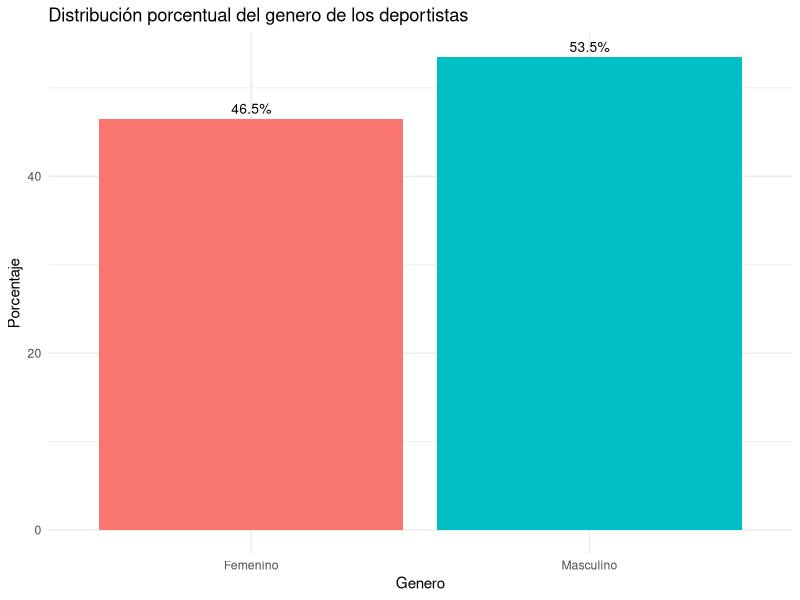
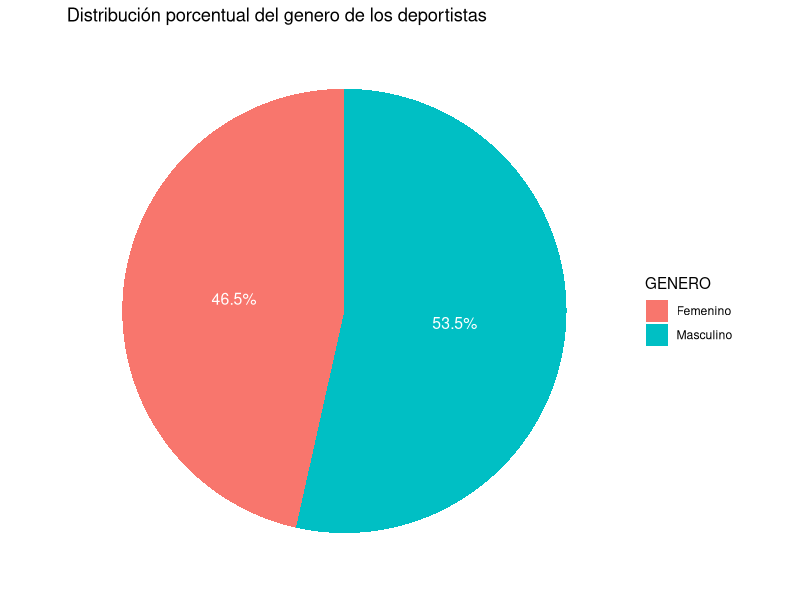
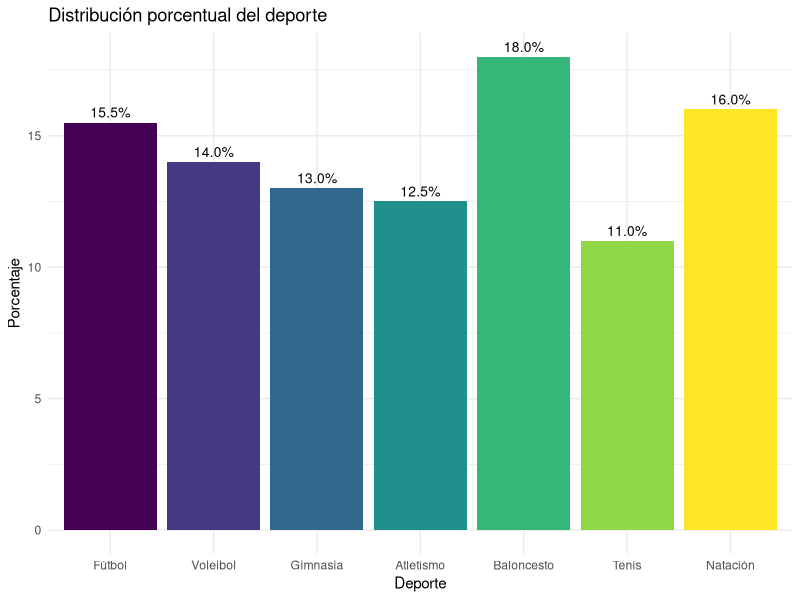
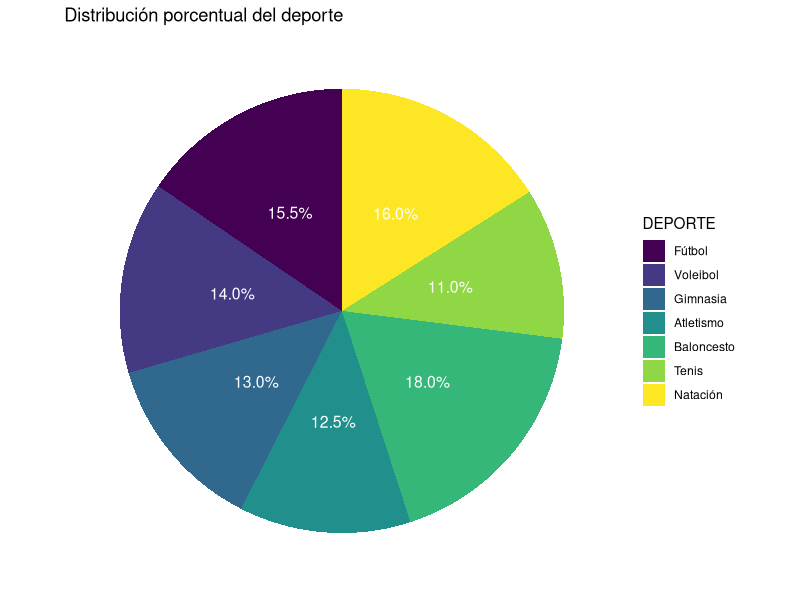
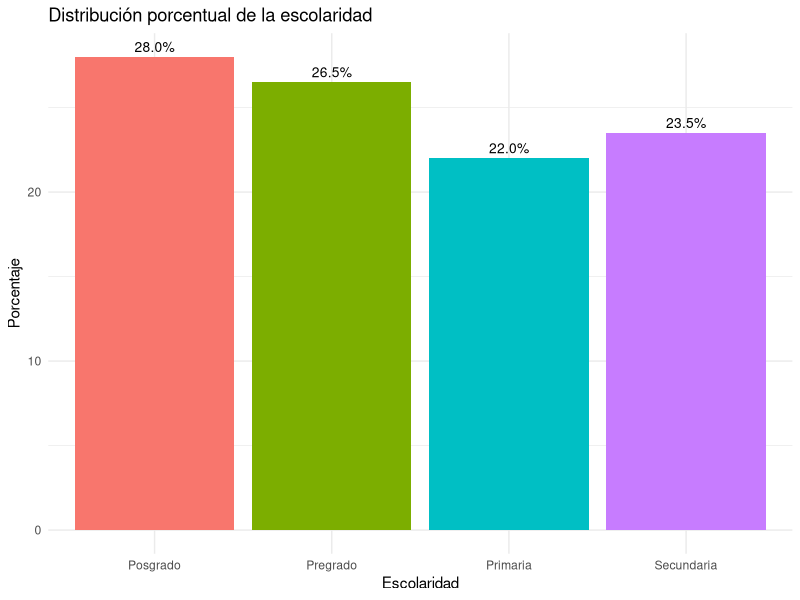
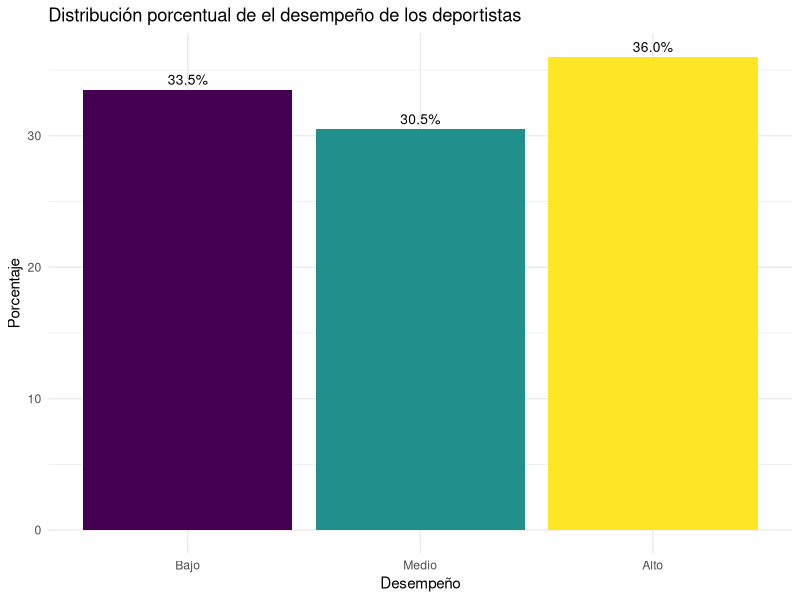
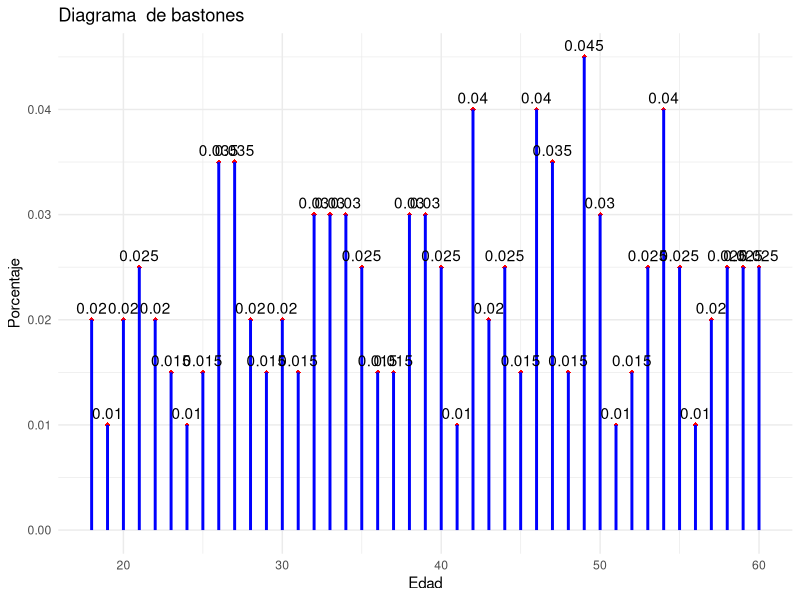
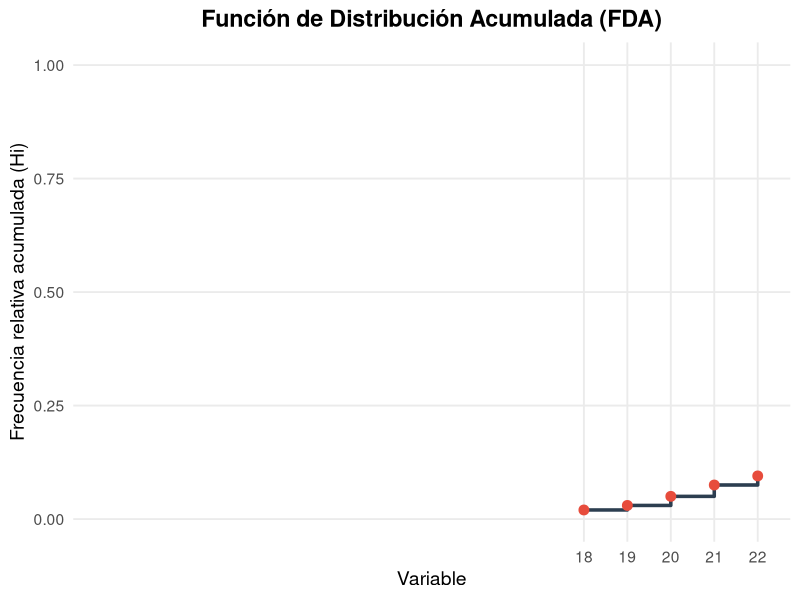

Write R code to recreate these figures, in order.
## ---- chunk 1
ipak <- function(pkg){
  
  # Definir repositorio CRAN (evita el error del mirror)
  options(repos = c(CRAN = "https://cloud.r-project.org"))
  
  # Identificar paquetes instalados
  installed <- rownames(installed.packages())
  
  # Identificar paquetes faltantes
  new.pkg <- setdiff(pkg, installed)
  
  # Instalar paquetes faltantes
  if(length(new.pkg) > 0){
    install.packages(new.pkg, dependencies = TRUE)
  }
  
  # Cargar paquetes sin mostrar mensajes
  invisible(lapply(pkg, function(p){
    suppressPackageStartupMessages(
      library(p, character.only = TRUE)
    )
  }))
}

# Crear la lista de los paquetes a utilizar
packages <- c("tidyverse", "kableExtra", "psych", "readxl")

# Instalar y cargar los paquetes del listado anterior
ipak(packages)


## ---- chunk 2
deporte <- read_excel("deporte.xlsx")
## ---- chunk 3
head(deporte)
## ---- chunk 4
deporte %>% names %>% length()
## ---- chunk 5
names(deporte)
## ---- chunk 6
glimpse(deporte)
## ---- chunk 7

deporte$GENERO <- as.factor(deporte$GENERO)
deporte$ESCOLARIDAD <- as.factor(deporte$ESCOLARIDAD)

deporte$DEPORTE <- factor(deporte$DEPORTE, 
                        levels = c("Fútbol", "Voleibol", "Gimnasia" , "Atletismo" , "Baloncesto" , "Tenis" , "Natación"), ordered = TRUE)


deporte$DESEMPEÑO <- factor(deporte$DESEMPEÑO, 
                         levels = c("Bajo", "Medio", "Alto"), ordered = TRUE)

## ---- chunk 8
glimpse(deporte)
## ---- chunk 9
# Crear la tabla original
tabla <- tibble(Genero = deporte$GENERO) %>% 
  group_by(Genero) %>% 
  summarise(fi = n()) %>%
  mutate(
    hi = round(fi/sum(fi), 4), 
    Porcentaje = paste0(hi*100, "%"),)

# Convertir las columnas a character para evitar conflictos
tabla <- tabla %>% mutate(
  Genero = as.character(Genero))

# Añadir la fila de totales
totales <- tibble(
  Genero = "Total",
  fi = sum(tabla$fi),
  hi = round(sum(tabla$hi), 4),
  Porcentaje = paste0(round(sum(tabla$hi) * 100, 2), "%"))

# Combinar la tabla con los totales
tabla_final <- bind_rows(tabla, totales)

# Mostrar la tabla final con kable
tabla_final %>% 
  knitr::kable(
    col.names = c("Genero", "$f_i$", "$h_i$", "Porcentaje"), 
    align = c("l", "c", "c", "c"))
## ---- chunk 10
# Cargar las librerías necesarias
library(ggplot2)
library(dplyr)
library(readxl)


# Calcular los porcentajes de cada categoría en la variable ESTADO
genero_counts <- deporte %>%
  dplyr::count(GENERO) %>%
  mutate(porcentaje = n / sum(n) * 100)

# Crear el diagrama de barras
ggplot(genero_counts, aes(x = GENERO, y = porcentaje, fill = GENERO)) +
  geom_bar(stat = "identity") +
  labs(title = "Distribución porcentual del genero de los deportistas", 
       x = "Genero", 
       y = "Porcentaje") +
  theme_minimal() +
  theme(legend.position = "none") +
  geom_text(aes(label = sprintf("%.1f%%", porcentaje)), 
            vjust = -0.5, 
            color = "black", 
            size = 3.5)
## ---- chunk 11
# Cargar las librerías necesarias
library(ggplot2)
library(dplyr)
library(readxl)



# Calcular los porcentajes de cada categoría en la variable ESTADO
genero_counts <- deporte %>%
  dplyr::count(GENERO) %>%
  mutate(porcentaje = n / sum(n) * 100)

# Crear el diagrama circular
ggplot(genero_counts, aes(x = "", y = porcentaje, fill = GENERO)) +
  geom_bar(stat = "identity", width = 1) +
  coord_polar("y") +
  labs(title = "Distribución porcentual del genero de los deportistas") +
  theme_minimal() +
  theme(axis.title.x = element_blank(),
        axis.title.y = element_blank(),
        panel.grid = element_blank(),
        axis.text.x = element_blank()) +
  geom_text(aes(label = sprintf("%.1f%%", porcentaje)), 
            position = position_stack(vjust = 0.5), 
            color = "white", 
            size = 4)
## ---- chunk 12
# Crear la tabla original
tabla <- tibble(Deporte = deporte$DEPORTE) %>% 
  group_by(Deporte) %>% 
  summarise(fi = n()) %>%
  mutate(
    hi = round(fi/sum(fi), 4), 
    Porcentaje = paste0(hi*100, "%"),)

# Convertir las columnas a character para evitar conflictos
tabla <- tabla %>% mutate(
  Deporte = as.character(Deporte))

# Añadir la fila de totales
totales <- tibble(
  Deporte = "Total",
  fi = sum(tabla$fi),
  hi = round(sum(tabla$hi), 4),
  Porcentaje = paste0(round(sum(tabla$hi) * 100, 2), "%"))

# Combinar la tabla con los totales
tabla_final <- bind_rows(tabla, totales)

# Mostrar la tabla final con kable
tabla_final %>% 
  knitr::kable(
    col.names = c("Deporte", "$f_i$", "$h_i$", "Porcentaje"), 
    align = c("l", "c", "c", "c"))
## ---- chunk 13
# Cargar las librerías necesarias
library(ggplot2)
library(dplyr)
library(readxl)


# Calcular los porcentajes de cada categoría en la variable ESTADO
deporte_counts <- deporte %>%
  dplyr::count(DEPORTE) %>%
  mutate(porcentaje = n / sum(n) * 100)

# Crear el diagrama de barras
ggplot(deporte_counts, aes(x = DEPORTE, y = porcentaje, fill = DEPORTE)) +
  geom_bar(stat = "identity") +
  labs(title = "Distribución porcentual del deporte", 
       x = "Deporte", 
       y = "Porcentaje") +
  theme_minimal() +
  theme(legend.position = "none") +
  geom_text(aes(label = sprintf("%.1f%%", porcentaje)), 
            vjust = -0.5, 
            color = "black", 
            size = 3.5)
## ---- chunk 14
# Cargar las librerías necesarias
library(ggplot2)
library(dplyr)
library(readxl)



# Calcular los porcentajes de cada categoría en la variable ESTADO
deporte_counts <- deporte %>%
  dplyr::count(DEPORTE) %>%
  mutate(porcentaje = n / sum(n) * 100)

# Crear el diagrama circular
ggplot(deporte_counts, aes(x = "", y = porcentaje, fill = DEPORTE)) +
  geom_bar(stat = "identity", width = 1) +
  coord_polar("y") +
  labs(title = "Distribución porcentual del deporte") +
  theme_minimal() +
  theme(axis.title.x = element_blank(),
        axis.title.y = element_blank(),
        panel.grid = element_blank(),
        axis.text.x = element_blank()) +
  geom_text(aes(label = sprintf("%.1f%%", porcentaje)), 
            position = position_stack(vjust = 0.5), 
            color = "white", 
            size = 4)
## ---- chunk 15
# Crear la tabla original
tabla <- tibble(Escolaridad = deporte$ESCOLARIDAD) %>% 
  group_by(Escolaridad) %>% 
  summarise(fi = n()) %>%
  mutate(
    hi = round(fi/sum(fi), 4), 
    Porcentaje = paste0(hi*100, "%"),
    Fi = cumsum(fi),
    Hi = cumsum(hi)
  )

# Convertir las columnas Fucion, Fi, y Hi a character para evitar conflictos
tabla <- tabla %>% mutate(
  Escolaridad = as.character(Escolaridad),
  Fi = as.character(Fi),
  Hi = as.character(Hi)
)

# Añadir la fila de totales, dejando Fi y Hi vacíos
totales <- tibble(
  Escolaridad = "Total",
  fi = sum(tabla$fi),
  hi = round(sum(tabla$hi), 4),
  Porcentaje = paste0(round(sum(tabla$hi) * 100, 2), "%"),
  Fi = "",  # Puedes dejar en blanco o usar un valor numérico
  Hi = ""   # Puedes dejar en blanco o usar un valor numérico
)

# Combinar la tabla con los totales
tabla_final <- bind_rows(tabla, totales)

# Mostrar la tabla final con kable
tabla_final %>% 
  knitr::kable(
    col.names = c("Escolaridad", "fi", "hi", "Porcentaje", "Fi", "Hi"), 
    align = c("l", "c", "c", "c", "c", "c")
  )
## ---- chunk 16
# Cargar las librerías necesarias
library(ggplot2)
library(dplyr)
library(readxl)


# Calcular los porcentajes de cada categoría en la variable ESTADO
escolaridad_counts <- deporte %>%
  dplyr::count(ESCOLARIDAD) %>%
  mutate(porcentaje = n / sum(n) * 100)

# Crear el diagrama de barras
ggplot(escolaridad_counts, aes(x = ESCOLARIDAD, y = porcentaje, fill = ESCOLARIDAD)) +
  geom_bar(stat = "identity") +
  labs(title = "Distribución porcentual de la escolaridad", 
       x = "Escolaridad", 
       y = "Porcentaje") +
  theme_minimal() +
  theme(legend.position = "none") +
  geom_text(aes(label = sprintf("%.1f%%", porcentaje)), 
            vjust = -0.5, 
            color = "black", 
            size = 3.5)
## ---- chunk 17
# Crear la tabla original
tabla <- tibble(Desempeño = deporte$DESEMPEÑO) %>% 
  group_by(Desempeño) %>% 
  summarise(fi = n()) %>%
  mutate(
    hi = round(fi/sum(fi), 4), 
    Porcentaje = paste0(hi*100, "%"),
    Fi = cumsum(fi),
    Hi = cumsum(hi)
  )

# Convertir las columnas Fucion, Fi, y Hi a character para evitar conflictos
tabla <- tabla %>% mutate(
  Desempeño = as.character(Desempeño),
  Fi = as.character(Fi),
  Hi = as.character(Hi)
)

# Añadir la fila de totales, dejando Fi y Hi vacíos
totales <- tibble(
  Desempeño = "Total",
  fi = sum(tabla$fi),
  hi = round(sum(tabla$hi), 4),
  Porcentaje = paste0(round(sum(tabla$hi) * 100, 2), "%"),
  Fi = "",  # Puedes dejar en blanco o usar un valor numérico
  Hi = ""   # Puedes dejar en blanco o usar un valor numérico
)

# Combinar la tabla con los totales
tabla_final <- bind_rows(tabla, totales)

# Mostrar la tabla final con kable
tabla_final %>% 
  knitr::kable(
    col.names = c("Desempeño", "fi", "hi", "Porcentaje", "Fi", "Hi"), 
    align = c("l", "c", "c", "c", "c", "c")
  )
## ---- chunk 18
# Cargar las librerías necesarias
library(ggplot2)
library(dplyr)
library(readxl)


# Calcular los porcentajes de cada categoría en la variable ESTADO
desempeño_counts <- deporte %>%
  dplyr::count(DESEMPEÑO) %>%
  mutate(porcentaje = n / sum(n) * 100)

# Crear el diagrama de barras
ggplot(desempeño_counts, aes(x = DESEMPEÑO, y = porcentaje, fill = DESEMPEÑO)) +
  geom_bar(stat = "identity") +
  labs(title = "Distribución porcentual de el desempeño de los deportistas", 
       x = "Desempeño", 
       y = "Porcentaje") +
  theme_minimal() +
  theme(legend.position = "none") +
  geom_text(aes(label = sprintf("%.1f%%", porcentaje)), 
            vjust = -0.5, 
            color = "black", 
            size = 3.5)
## ---- chunk 19
# Crear la tabla original
tabla <- tibble(Edad = deporte$EDAD) %>% 
  group_by(Edad) %>% 
  summarise(fi = n()) %>%
  mutate(
    hi = round(fi/sum(fi), 4), 
    Porcentaje = paste0(hi*100, "%"),
    Fi = cumsum(fi),
    Hi = cumsum(hi)
  )

# Convertir las columnas Personas, Fi, y Hi a character para evitar conflictos
tabla <- tabla %>% mutate(
  Edad = as.character(Edad),
  Fi = as.character(Fi),
  Hi = as.character(Hi)
)

# Añadir la fila de totales, dejando Fi y Hi vacíos
totales <- tibble(
  Edad = "Total",
  fi = sum(tabla$fi),
  hi = round(sum(tabla$hi), 2),
  Porcentaje = paste0(round(sum(tabla$hi) * 100, 2), "%"),
  Fi = "",  # Puedes dejar en blanco o usar un valor numérico
  Hi = ""   # Puedes dejar en blanco o usar un valor numérico
)

# Combinar la tabla con los totales
tabla_final <- bind_rows(tabla, totales)

# Mostrar la tabla final con kable
tabla_final %>% 
  knitr::kable(
    col.names = c("Edad", "fi", "hi", "Porcentaje", "Fi", "Hi"), 
    align = c("l", "r", "r", "r", "r", "r")
  )

## ---- chunk 20
# valores de la variable
x <- c(18, 19, 20, 21, 22, 23, 24, 25, 26, 27, 28, 29, 30, 31, 32, 33, 34, 35, 36, 37, 38, 39, 40, 41, 42, 43, 44, 45, 46, 47, 48, 49, 50, 51, 52, 53, 54, 55, 56, 57, 58, 59, 60)
# f.m.p.
fx <- c(0.020, 0.010, 0.020, 0.025, 0.020, 0.015, 0.010, 0.015, 0.035, 0.035, 0.020, 0.015, 0.020, 0.015, 0.030, 0.030, 0.030, 0.025, 0.015, 0.015, 0.030, 0.030, 0.025, 0.010, 0.040, 0.020, 0.025, 0.015, 0.040, 0.035, 0.015, 0.045, 0.030, 0.010, 0.015, 0.025, 0.040, 0.025, 0.010, 0.020, 0.025, 0.025, 0.025)

# Crear un dataframe con los datos
df <- data.frame(x = x, fx = fx)

# Gráfico con ggplot2
ggplot(df, aes(x = x, y = fx)) +
  geom_point(shape = 18, color = "red") +
  geom_segment(aes(xend = x, yend = 0), size = 1, color = "blue") +
  labs(x = "Edad", y = "Porcentaje", title = "Diagrama  de bastones") +
  theme_minimal() +
  geom_text(aes(label = fx), vjust = -0.5)
## ---- chunk 21
# Cargar librerías
library(ggplot2)
library(tibble)

# Crear datos
df <- tibble(
  x = c(18, 19, 20, 21, 22, 23, 24, 25, 26, 27, 28, 29, 30, 31, 32, 33, 34, 35, 36, 37, 38, 39, 40, 41, 42, 43, 44, 45, 46, 47, 48, 49, 50, 51, 52, 53, 54, 55, 56, 57, 58, 59, 60),
  
  Hi = c(0.02, 0.03, 0.05, 0.075, 0.095, 0.11, 0.12, 0.135, 0.17, 0.205, 0.225, 0.24, 0.26, 0.275, 0.305, 0.335, 0.365, 0.39, 0.405, 0.42, 0.45, 0.48, 0.505, 0.515, 0.555, 0.575, 0.6, 0.615, 0.655, 0.69, 0.705, 0.75, 0.78, 0.79, 0.805, 0.83, 0.87, 0.895, 0.905, 0.925, 0.95, 0.975, 1)
)

# Gráfica de función de distribución acumulada
ggplot(df, aes(x = x, y = Hi)) +
  geom_step(color = "#2C3E50", size = 1.2) +        # línea escalonada (CDF)
  geom_point(color = "#E74C3C", size = 3) +         # puntos
  scale_x_continuous(breaks = df$x, limits = c(7, 22)) +
  scale_y_continuous(limits = c(0, 1)) +
  labs(
    title = "Función de Distribución Acumulada (FDA)",
    x = "Variable",
    y = "Frecuencia relativa acumulada (Hi)"
  ) +
  theme_minimal(base_size = 14) +
  theme(
    plot.title = element_text(face = "bold", hjust = 0.5),
    panel.grid.minor = element_blank()
  )
## ---- chunk 22
Min <- min(deporte$EDAD)
Min
## ---- chunk 23
Max <- max(deporte$EDAD)
Max
## ---- chunk 24
R <- Max-Min
R

## ---- chunk 25
m <- ceiling(1 + 3.322*log10(nrow(deporte)))
m

## ---- chunk 26
A <- ceiling((R/m) * 1) / 1
A
## ---- chunk 27
RC <- A*m
RC
## ---- chunk 28
D <- RC-R
D
## ---- chunk 29
Xmin <- Min-4
Xmin
## ---- chunk 30
Xmax <- Max+4
Xmax
## ---- chunk 31
library(dplyr)
library(kableExtra)

m1 <- (Xmin+(Xmin+A))/2

interv = cut(x = deporte$EDAD, breaks = seq(Xmin, Xmax, by = A), include.lowest = TRUE)

tabla <- tibble(Edad = interv) %>% 
  group_by(Edad) %>% 
  summarise(fi = n()) %>% 
  mutate(hi = fi / sum(fi)) %>% 
  mutate(
    mi = seq(from = m1, by = A, length.out = nrow(.)) %>% as.character(), # Convertir `mi` a carácter
    Fi = cumsum(fi) %>% as.character(),                   # Convertir `Fi` a carácter
    Hi = cumsum(fi / sum(fi)) %>% as.character()          # Convertir `Hi` a carácter
  ) %>% 
  relocate(Edad, mi, fi)
  

# Agregar la fila total con casillas en blanco
tabla <- tabla %>% 
  add_row(Edad = "Total", mi = "", fi = sum(tabla$fi), hi = sum(tabla$hi), Fi = "", Hi = "")

# Generar la tabla con knitr::kable y agregar título
tabla %>% 
  knitr::kable(
    col.names = c("Edad", "mi", "fi", "hi", "Fi", "Hi"), 
    align = c("l", "r", "r", "r", "r", "r")
  ) %>% 
  kableExtra::kable_styling(full_width = FALSE) %>% 
  kableExtra::add_header_above(c("Distribuciones de frecuencias para la variable Edad" = 6))
## ---- chunk 32
library(ggplot2)

# Crear el dataframe manualmente (según tu tabla)
edad <- data.frame(
  li = c(14, 19, 24, 29, 34, 39, 44, 49, 54, 59),
  ls = c(19, 24, 29, 34, 39, 44, 49, 54, 59, 64),
  mi = c(16.5, 21.5, 26.5, 31.5, 36.5, 41.5, 46.5, 51.5, 56.5, 61.5),
  fi = c(6, 18, 24, 25, 23, 24, 30, 24, 21, 5)
)

# Graficar histograma (usando geom_col porque son datos agrupados)
ggplot(edad, aes(x = mi, y = fi)) +
  geom_col(width = 5, fill = "steelblue", color = "black") +
  labs(
    title = "Histograma de la edad de los deportistas",
    x = "Edad",
    y = "Frecuencia"
  ) +
  theme_minimal()
## ---- chunk 33
library(ggplot2)

# Crear el dataframe según tu tabla
edad <- data.frame(
  li = c(14, 19, 24, 29, 34, 39, 44, 49, 54, 59),
  ls = c(19, 24, 29, 34, 39, 44, 49, 54, 59, 64),
  Hi = c(0.03, 0.12, 0.24, 0.365, 0.48, 0.6, 0.75, 0.87, 0.975, 1)
)

# Graficar la ojiva
ggplot(edad, aes(x = ls, y = Hi)) +
  geom_line(color = "blue", size = 1) +
  geom_point(color = "red", size = 2) +
  labs(
    title = "Ojiva de la edad de los deportistas",
    x = "Edad (límite superior del intervalo)",
    y = "Frecuencia acumulada relativa"
  ) +
  scale_y_continuous(labels = scales::percent) +
  theme_minimal()
## ---- chunk 34
library(ggplot2)
library(dplyr)

# Datos agrupados
edad <- data.frame(
  mi = c(16.5, 21.5, 26.5, 31.5, 36.5, 41.5, 46.5, 51.5, 56.5, 61.5),
  fi = c(6, 18, 24, 25, 23, 24, 30, 24, 21, 5)
)

# Expandir los datos (aproximación)
edad_expandida <- edad %>%
  slice(rep(1:n(), fi))

# Gráfico de densidad
ggplot(edad_expandida, aes(x = mi)) +
  geom_density(fill = "steelblue", alpha = 0.5, size = 1) +
  labs(
    title = "Densidad de la edad de los deportistas",
    x = "Edad",
    y = "Densidad"
  ) +
  theme_minimal()
## ---- chunk 35
# Cargar las bibliotecas necesarias
library(dplyr)
library(readxl)
library(kableExtra)



# Crear una tabla de contingencia con EDUCACION y ESTRATO
table_ESCOLARIDAD_DEPORTE <- table(deporte$ESCOLARIDAD, deporte$ESCOLARIDAD)

# Convertir la tabla a un data frame para facilitar el manejo de datos
table_df <- as.data.frame.matrix(table_ESCOLARIDAD_DEPORTE)

# Calcular los totales de frecuencia absoluta (Total)
table_df$Total <- rowSums(table_df)  # Totales por fila
total_fi <- sum(table_df$Total)      # Total general

# Añadir una fila de totales al final de la tabla
table_df <- rbind(table_df, Total = c(colSums(table_ESCOLARIDAD_DEPORTE), total_fi))

# Mostrar la tabla con kableExtra, aplicando color solo a la fila de Totales
table_df %>%
  kable("html", caption = "Tabla de Frecuencias absolutas de ESCOLARIDAD vs DEPORTE de los deportistas") %>%
  kable_styling(bootstrap_options = c("striped", "hover", "condensed", "responsive"),
                full_width = F, position = "center") %>%
  row_spec(nrow(table_df), bold = T, color = "white", background = "darkblue")  # Resaltar solo la fila de Totales
## ---- chunk 36
# Cargar las bibliotecas necesarias
library(dplyr)
library(readxl)
library(kableExtra)


# Crear una tabla de contingencia con FUNCION y ESTRATO
table_ESCOLARIDAD_DEPORTE <- table(deporte$ESCOLARIDAD, deporte$DEPORTE)

# Convertir la tabla a un data frame para facilitar el manejo de datos
table_df <- as.data.frame.matrix(table_ESCOLARIDAD_DEPORTE)

# Calcular el total general para las frecuencias relativas
total_fi <- sum(table_df)  # Total general para todas las celdas

# Calcular las frecuencias relativas
table_df <- table_df / total_fi  # Dividir cada valor por el total general para obtener la frecuencia relativa

# Calcular los totales de frecuencia relativa por fila y columna
table_df$Total <- rowSums(table_df)  # Totales por fila (frecuencias relativas)
total_column <- colSums(table_df)  # Totales por columna (frecuencias relativas)

# Añadir una fila de totales al final de la tabla
table_df <- rbind(table_df, Total = total_column)

# Mostrar la tabla con kableExtra, aplicando color solo a la fila de Totales
table_df %>%
  kable("html", caption = "Tabla de Frecuencias Relativas de ESCOLARIDAD vs DEPORTE de los deportistas") %>%
  kable_styling(bootstrap_options = c("striped", "hover", "condensed", "responsive"),
                full_width = F, position = "center") %>%
  row_spec(nrow(table_df), bold = T, color = "white", background = "darkblue")  # Resaltar solo la fila de Totales
## ---- chunk 37
# Cargar las librerías necesarias
library(ggplot2)
library(dplyr)
library(readxl)

# Calcular los porcentajes de cada categoría de ESTRATO dentro de cada ESTADO
data_porcentaje <- deporte %>%
  count(PESO, ESTATURA) %>%
  group_by(PESO) %>%
  mutate(porcentaje = n / sum(n) * 100)

# Crear el diagrama de barras conjuntas con porcentajes
ggplot(data_porcentaje, aes(x = PESO, y = porcentaje, fill = ESTATURA)) +
  geom_bar(stat = "identity", position = "dodge") +  # Usar "stack" si deseas barras apiladas
  labs(title = "Distribución porcentual de Peso por Estatura",
       x = "Peso",
       y = "Porcentaje",
       fill = "Estatura") +
  theme_minimal() +
  geom_text(aes(label = sprintf("%.1f%%", porcentaje)), 
            position = position_dodge(0.9), 
            vjust = -0.5, 
            size = 3)
## ---- chunk 38
# Cargar las librerías necesarias
library(ggplot2)
library(dplyr)
library(readxl)


# Calcular los porcentajes de cada categoría de ESTRATO dentro de cada ESTADO
data_porcentaje <- deporte %>%
  count(CINTURA, CADERA) %>%
  group_by(CINTURA) %>%
  mutate(porcentaje = n / sum(n) * 100)

# Crear el diagrama de barras apiladas con porcentajes
ggplot(data_porcentaje, aes(x = CINTURA, y = porcentaje, fill = CADERA)) +
  geom_bar(stat = "identity", position = "stack") +
  labs(title = "Distribución porcentual de Cintura por Cadera",
       x = "Cintura",
       y = "Porcentaje",
       fill = "Cadera") +
  theme_minimal() +
  geom_text(aes(label = sprintf("%.1f%%", porcentaje)), 
            position = position_stack(vjust = 0.5), 
            color = "white",
            size = 3)
